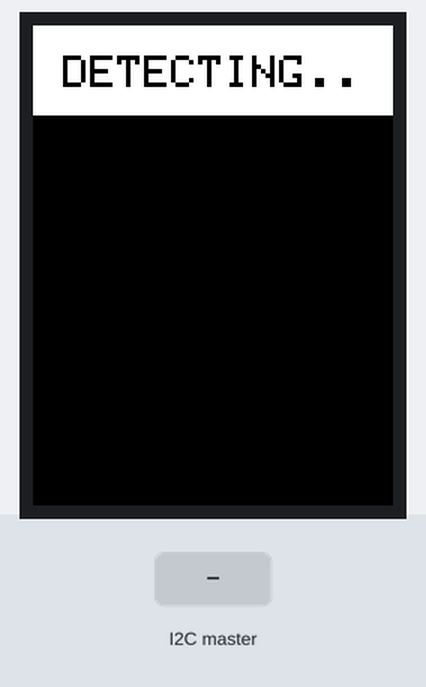
A sketch run on a simulated Arduino Uno, built with avr-gcc and run on an emulated ATmega328P. Parts: 240×320 colour display. The inputs (shaded band) are chosen by the test bench. What the sketch prints to the serial monitor is not drawn.

Above: at 1.4 s.
1.5 s: the I2C master sends the byte 90
3.0 s: the I2C master sends the byte 200
At 4.2 s:
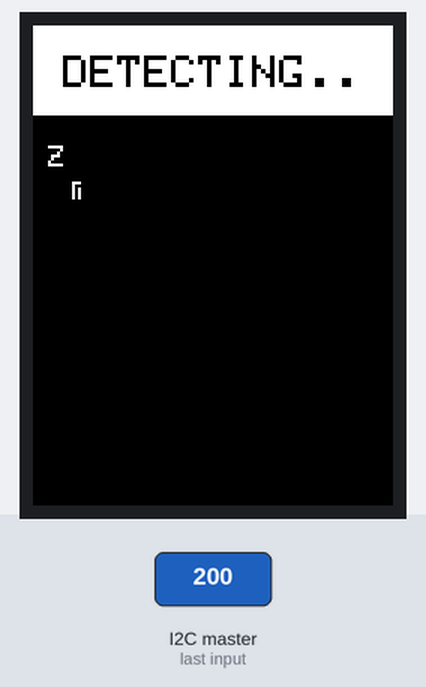
4.5 s: the I2C master sends the byte 90
6.0 s: the I2C master sends the byte 1
At 7.2 s:
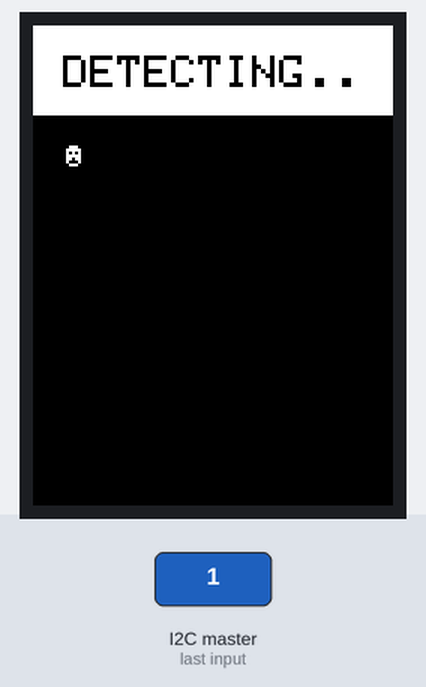
7.5 s: the I2C master sends the byte 200
9.0 s: the I2C master sends the byte 90
At 9.9 s:
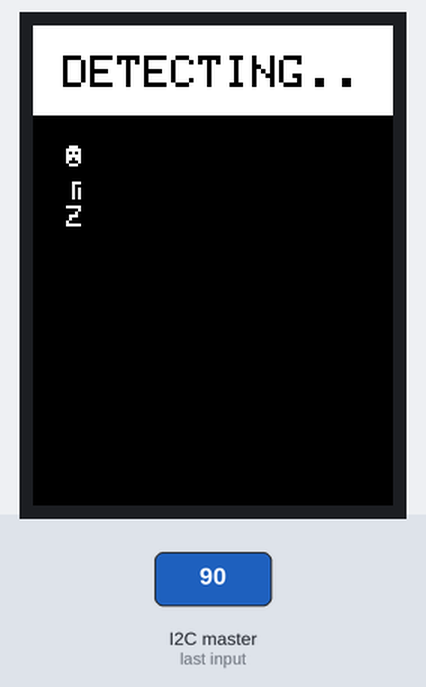
Timing chart, 0 to 11.5 s (numbered marks = the images above; inputs shaded):
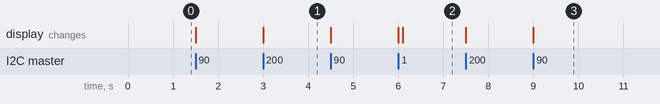

The sketch:

final_tft_slave.ino
```cpp
#include <MCUFRIEND_kbv.h>
#include <Adafruit_GFX.h> // Core graphics library

#include <Wire.h>

// Define Slave I2C Address
#define SLAVE_ADDR 9

// Define Slave answer size
#define ANSWERSIZE 10

// Define string with response to Master

#define LCD_RESET 1 // Can alternately just connect to Arduino's reset pin
#define LCD_CS A3 // Chip Select goes to Analog 3
#define LCD_CD A2 // Command/Data goes to Analog 2
#define LCD_WR A1 // LCD Write goes to Analog 1
#define LCD_RD A0 // LCD Read goes to Analog 0

// Assign human-readable names to some common 16-bit color values:
#define BLACK 0x0000
#define BLUE 0x001F
#define RED 0xF800
#define GREEN 0x07E0
#define CYAN 0x07FF
#define MAGENTA 0xF81F
#define YELLOW 0xFFE0
#define WHITE 0xFFFF

// resolution is around 300 * 280

MCUFRIEND_kbv tft;

String answer;
String last_answer;
int line_index = 1;

void receiveEvent() {
  // Read while data received
  char x;

  if(line_index == 4) {
    line_index = 1;
    tft.reset();
    tft.fillScreen(BLACK);

    int16_t box_x = 0;
    int16_t box_y = 0;
    int16_t box_width = 300;
    int16_t box_height = 60;
    tft.fillRect(box_x, box_y, box_width, box_height, WHITE); // Draw a white rectangle
    tft.setTextColor(BLACK);
    tft.setTextSize(3);
    tft.setCursor(20, 20);
    tft.print("DETECTING..");
  }


  Serial.println("line_index is "+String(line_index));
  Serial.print("Receive event : ");
  while (0 < Wire.available()) {
    x = Wire.read();
    Serial.print(char(x));
    answer += char(x);
  }
  Serial.println();
  Serial.println("Answer is : "+answer);
  // Print to Serial Monitor
  if(answer != last_answer){

    if(line_index == 1){
      tft.setTextColor(WHITE);
      tft.setTextSize(2);
      tft.setCursor(10, 80);
    }
    if(line_index == 2){
      tft.setTextColor(WHITE);
      tft.setTextSize(2);
      tft.setCursor(10, 100);
    }
    if(line_index == 3){
      tft.setTextColor(WHITE);
      tft.setTextSize(2);
      tft.setCursor(10, 120);
    }
    tft.print(answer);
    Serial.println("-TFT Print Success-");
    line_index += 1;
  }
  last_answer = answer;
  answer = " ";

}

void setup(void) {
  // Initialize I2C communications as Slave
  Wire.begin(SLAVE_ADDR);
  Serial.begin(115200);
  Wire.onReceive(receiveEvent);

  Serial.println(F("TFT LCD test"));
  tft.reset();
  uint16_t identifier = tft.readID();
  tft.begin(identifier);
  tft.fillScreen(BLACK);
  tft.setRotation(2);

  int16_t box_x = 0;
  int16_t box_y = 0;
  int16_t box_width = 300;
  int16_t box_height = 60;
  tft.fillRect(box_x, box_y, box_width, box_height, WHITE); // Draw a white rectangle
  tft.setTextColor(BLACK);
  tft.setTextSize(3);
  tft.setCursor(20, 20);
  tft.print("DETECTING..");

}

void loop(void) {

}
```

Measured:
- after the input at 3.0 s, the display: changes at once (image 1)
- after the input at 6.0 s, the display: first changes at once (image 2 shows a later state)
- after the input at 9.0 s, the display: changes at once (image 3)
